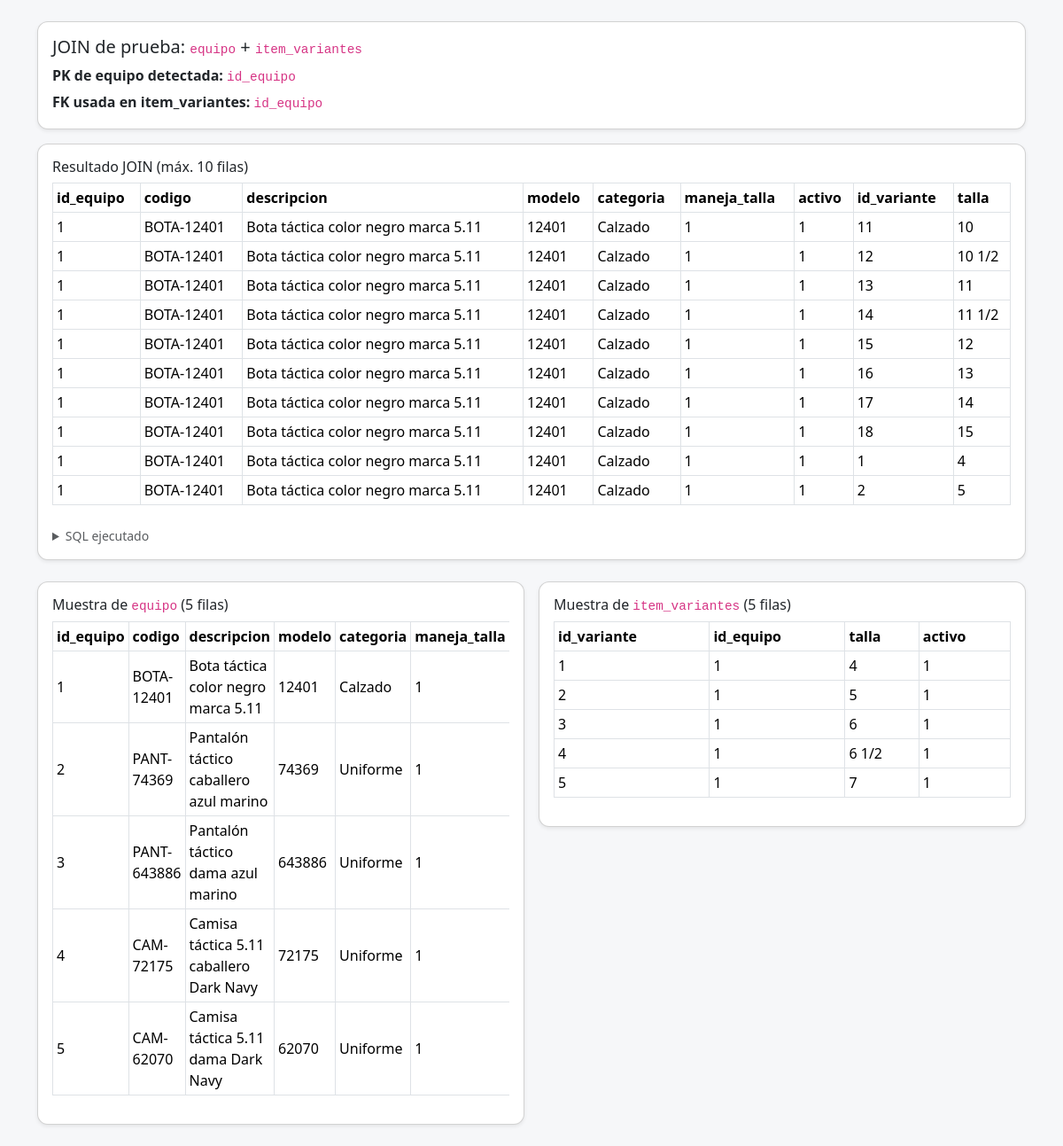
/modules/uniformes/lista_demo.php, run on the app's committed database.
### tables this page shows
CREATE TABLE IF NOT EXISTS item_variantes (
  id_variante INT AUTO_INCREMENT PRIMARY KEY,
  id_equipo   INT         NOT NULL,
  talla       VARCHAR(20) NOT NULL,            
  activo      TINYINT(1)  NOT NULL DEFAULT 1,

   
  CONSTRAINT uq_equipo_talla UNIQUE (id_equipo, talla),

   
  CONSTRAINT fk_var_equipo FOREIGN KEY (id_equipo)
    REFERENCES equipo(id_equipo)
    ON UPDATE CASCADE
    ON DELETE CASCADE
);

CREATE TABLE IF NOT EXISTS equipo (
  id_equipo     INT AUTO_INCREMENT PRIMARY KEY,
  codigo        VARCHAR(50)  NOT NULL UNIQUE,  
  descripcion   VARCHAR(255) NOT NULL,
  modelo        VARCHAR(50)  NOT NULL,
  categoria     VARCHAR(50)  NOT NULL,
  maneja_talla  TINYINT(1)   NOT NULL DEFAULT 1,
  activo        TINYINT(1)   NOT NULL DEFAULT 1
);

### includes/db.php (called while the page is built, shortened)
<?php
function db()
{
    if ($GLOBALS['DB_CONN'] instanceof mysqli) {
        return $GLOBALS['DB_CONN'];
    }
    $cn = mysqli_init();
    mysqli_options($cn, MYSQLI_OPT_CONNECT_TIMEOUT, 5);
    return $cn;
}
function db_select_all(string $sql)
{
    $cn = db();
    $res = mysqli_query($cn, $sql);
    $rows = [];
    while ($row = mysqli_fetch_assoc($res)) {
        $rows[] = $row;
    }
    return $rows;
}

### modules/uniformes/lista_demo.php (the view, shortened to what this page needs)
<?php
require_once __DIR__ . '/../../includes/db.php';
function describe_table(string $table)
{
    return db_select_all("DESCRIBE `$table`");
}
function pick_primary_key(string $table): ?string
{
    $desc = describe_table($table);
    if (!empty($desc) && empty($desc['_error'])) {
        foreach ($desc as $col) {
            if (($col['Key'] ?? '') === 'PRI') return $col['Field'];
        }
    }
    return null;
}
function pick_fk_to_equipo(array $columns): ?string
{
    $patterns = ['equipo_id', 'id_equipo', 'fk_equipo', 'equipo', 'equipoID', 'IDEQUIPO'];
    foreach ($columns as $c) {
        $name = $c['Field'] ?? '';
        $low  = strtolower($name);
        if (in_array($low, array_map('strtolower', $patterns), true)) {
            return $name;
        }
    }
    return null;
}
function select_all_limited(string $table, int $limit = 10)
{
    return db_select_all("SELECT * FROM `$table` LIMIT " . intval($limit));
}
$errors = [];
$join_rows = [];
$fk_used   = null;
$pk_equipo = null;
if (!$errors) {
    $pk_equipo = pick_primary_key('equipo') ?? 'id';
    $desc_var   = describe_table('item_variantes');
    $fk_used    = (!empty($desc_var) && empty($desc_var['_error'])) ? pick_fk_to_equipo($desc_var) : null;
    if ($fk_used) {
        $join_sql  = "SELECT e.*, v.*
                      FROM `equipo` e
                      JOIN `item_variantes` v ON v.`$fk_used` = e.`$pk_equipo`
                      LIMIT 10";
        $join_rows = db_select_all($join_sql);
    } else {
        $errors[] = "No se detectó una columna foránea clara en 'item_variantes' que apunte a 'equipo'.";
    }
}
$sample_equipo = select_all_limited('equipo', 5);
$sample_vars   = select_all_limited('item_variantes', 5);
?>
<!doctype html>
<html lang="es">
<head>
    <link rel="stylesheet" href="/intranet-CEPESP/assets/css/bootstrap.min.css">
</head>
<body>
    <div class="container py-4">
        <div class="card shadow-sm mb-3">
            <div class="card-body">
                <h1 class="h5 mb-2">JOIN de prueba: <code>equipo</code> + <code>item_variantes</code></h1>
                <p class="mb-1"><strong>PK de equipo detectada:</strong> <code><?= htmlspecialchars((string)$pk_equipo) ?></code></p>
                <p class="mb-0"><strong>FK usada en item_variantes:</strong> <code><?= htmlspecialchars((string)$fk_used) ?: '— (no detectada)' ?></code></p>
            </div>
        </div>
        <?php if ($fk_used && empty($join_rows['_error'])): ?>
            <div class="card shadow-sm mb-4">
                <div class="card-body">
                    <h2 class="h6">Resultado JOIN (máx. 10 filas)</h2>
                    <?php if ($join_rows): ?>
                        <div class="table-responsive">
                            <table class="table table-sm table-bordered align-middle">
                                <thead>
                                    <tr>
                                        <?php foreach (array_keys($join_rows[0]) as $col): ?>
                                            <th><?= htmlspecialchars($col) ?></th>
                                        <?php endforeach; ?>
                                    </tr>
                                </thead>
                                <tbody>
                                    <?php foreach ($join_rows as $r): ?>
                                        <tr>
                                            <?php foreach ($r as $val): ?>
                                                <td><?= htmlspecialchars((string)$val) ?></td>
                                            <?php endforeach; ?>
                                        </tr>
                                    <?php endforeach; ?>
                                </tbody>
                            </table>
                        </div>
                        <details class="mt-2">
                            <summary class="small text-muted">SQL ejecutado</summary>
                        </details>
                    <?php else: ?>
                        <div class="text-muted">Sin filas para mostrar.</div>
                    <?php endif; ?>
                </div>
            </div>
        <?php endif; ?>
        <div class="row g-3">
            <div class="col-md-6">
                <div class="card shadow-sm">
                    <div class="card-body">
                        <h2 class="h6 mb-2">Muestra de <code>equipo</code> (5 filas)</h2>
                        <?php if (!empty($sample_equipo) && empty($sample_equipo['_error'])): ?>
                            <div class="table-responsive">
                                <table class="table table-sm table-bordered align-middle">
                                    <thead>
                                        <tr>
                                            <?php foreach (array_keys($sample_equipo[0] ?? []) as $c): ?>
                                                <th><?= htmlspecialchars($c) ?></th>
                                            <?php endforeach; ?>
                                        </tr>
                                    </thead>
                                    <tbody>
                                        <?php foreach ($sample_equipo as $r): ?>
                                            <tr>
                                                <?php foreach ($r as $v): ?>
                                                    <td><?= htmlspecialchars((string)$v) ?></td>
                                                <?php endforeach; ?>
                                            </tr>
                                        <?php endforeach; ?>
                                    </tbody>
                                </table>
                            </div>
                        <?php else: ?>
                            <div class="text-muted">No se pudo leer <code>equipo</code>.</div>
                        <?php endif; ?>
                    </div>
                </div>
            </div>
            <div class="col-md-6">
                <div class="card shadow-sm">
                    <div class="card-body">
                        <h2 class="h6 mb-2">Muestra de <code>item_variantes</code> (5 filas)</h2>
                        <?php if (!empty($sample_vars) && empty($sample_vars['_error'])): ?>
                            <div class="table-responsive">
                                <table class="table table-sm table-bordered align-middle">
                                    <thead>
                                        <tr>
                                            <?php foreach (array_keys($sample_vars[0] ?? []) as $c): ?>
                                                <th><?= htmlspecialchars($c) ?></th>
                                            <?php endforeach; ?>
                                        </tr>
                                    </thead>
                                    <tbody>
                                        <?php foreach ($sample_vars as $r): ?>
                                            <tr>
                                                <?php foreach ($r as $v): ?>
                                                    <td><?= htmlspecialchars((string)$v) ?></td>
                                                <?php endforeach; ?>
                                            </tr>
                                        <?php endforeach; ?>
                                    </tbody>
                                </table>
                            </div>
                        <?php else: ?>
                            <div class="text-muted">No se pudo leer <code>item_variantes</code>.</div>
                        <?php endif; ?>
                    </div>
                </div>
            </div>
        </div>
    </div>
</body>
</html>

### modules/uniformes/lista_demo.php (style rules this page uses)
body { background: #f6f7f9 }
.card { border-radius: 12px }
code { font-size: .9rem }

### data on the page
item_variantes: val "1", id_equipo.codigo "BOTA-12401", id_equipo.descripcion "Bota táctica color negro marca 5.11", id_equipo.modelo "12401", id_equipo.categoria "Calzado", id_variante "11", talla "10"
item_variantes: val "1", id_equipo.codigo "BOTA-12401", id_equipo.descripcion "Bota táctica color negro marca 5.11", id_equipo.modelo "12401", id_equipo.categoria "Calzado", id_variante "12", talla "10 1/2"
item_variantes: val "1", id_equipo.codigo "BOTA-12401", id_equipo.descripcion "Bota táctica color negro marca 5.11", id_equipo.modelo "12401", id_equipo.categoria "Calzado", id_variante "13", talla "11"
item_variantes: val "1", id_equipo.codigo "BOTA-12401", id_equipo.descripcion "Bota táctica color negro marca 5.11", id_equipo.modelo "12401", id_equipo.categoria "Calzado", id_variante "14", talla "11 1/2"
item_variantes: val "1", id_equipo.codigo "BOTA-12401", id_equipo.descripcion "Bota táctica color negro marca 5.11", id_equipo.modelo "12401", id_equipo.categoria "Calzado", id_variante "15", talla "12"
item_variantes: val "1", id_equipo.codigo "BOTA-12401", id_equipo.descripcion "Bota táctica color negro marca 5.11", id_equipo.modelo "12401", id_equipo.categoria "Calzado", id_variante "16", talla "13"
item_variantes: val "1", id_equipo.codigo "BOTA-12401", id_equipo.descripcion "Bota táctica color negro marca 5.11", id_equipo.modelo "12401", id_equipo.categoria "Calzado", id_variante "17", talla "14"
item_variantes: val "1", id_equipo.codigo "BOTA-12401", id_equipo.descripcion "Bota táctica color negro marca 5.11", id_equipo.modelo "12401", id_equipo.categoria "Calzado", id_variante "18", talla "15"
item_variantes: val "1", id_equipo.codigo "BOTA-12401", id_equipo.descripcion "Bota táctica color negro marca 5.11", id_equipo.modelo "12401", id_equipo.categoria "Calzado", talla "4", v "1"
item_variantes: val "1", id_equipo.codigo "BOTA-12401", id_equipo.descripcion "Bota táctica color negro marca 5.11", id_equipo.modelo "12401", id_equipo.categoria "Calzado", id_variante "2", talla "5", v "1"
equipo: v "1", codigo "BOTA-12401", descripcion "Bota táctica color negro marca 5.11", modelo "12401", categoria "Calzado"
equipo: id_equipo "2", codigo "PANT-74369", descripcion "Pantalón táctico caballero azul marino", modelo "74369", categoria "Uniforme", v "1"
equipo: id_equipo "3", codigo "PANT-643886", descripcion "Pantalón táctico dama azul marino", modelo "643886", categoria "Uniforme", v "1"
equipo: id_equipo "4", codigo "CAM-72175", descripcion "Camisa táctica 5.11 caballero Dark Navy", modelo "72175", categoria "Uniforme", v "1"
equipo: id_equipo "5", codigo "CAM-62070", descripcion "Camisa táctica 5.11 dama Dark Navy", modelo "62070", categoria "Uniforme", v "1"
item_variantes: id_variante "3", v "1", talla "6"
item_variantes: id_variante "4", v "1", talla "6 1/2"
item_variantes: id_variante "5", v "1", talla "7"

### other printed values
$pk_equipo "id_equipo"
htmlspecialchars((string)$fk_used) ?: '— (no detectada)' "id_equipo"
$col "id_equipo"
$col "codigo"
$col "descripcion"
$col "modelo"
$col "categoria"
$col "maneja_talla"
$col "activo"
$col "id_variante"
$col "talla"
$c "id_equipo"
$c "codigo"
$c "descripcion"
$c "modelo"
